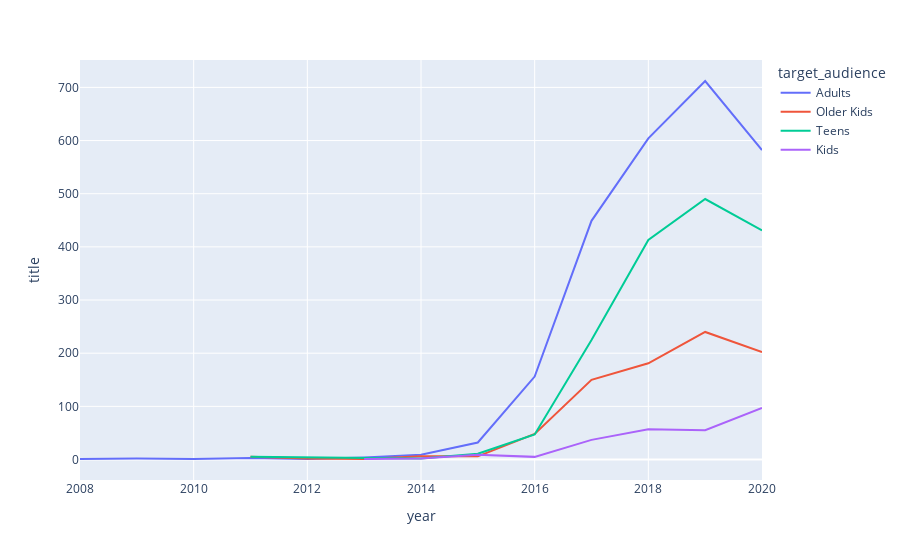

This figure's notebook cell:
### Markdown cell above
## Content added over the years
The next graph shows the number of titles added over time to the platform, since 2014, the added content grows very fast but last year that number took a dip, very likely because of the pandemic. In line with our previous analysis, movies intended to adults and teenagers were the most frequent additions over the years.

### Code cell
viz.dateAddedAnalysis(netflix)

### Figure 1 — Plotly figure (JSON) as saved in the notebook; plotly's stock layout.template omitted (floating-point values rounded to 4 significant figures)
{"data": [{"hovertemplate": "target_audience=Adults<br>year=%{x}<br>title=%{y}<extra></extra>", "legendgroup": "Adults", "line": {"color": "#636efa", "dash": "solid"}, "mode": "lines", "name": "Adults", "orientation": "v", "showlegend": true, "type": "scatter", "x": [2008, 2009, 2010, 2011, 2012, 2013, 2014, 2015, 2016, 2017, 2018, 2019, 2020], "xaxis": "x", "y": [1, 2, 1, 3, 1, 4, 9, 32, 156, 449, 604, 712, 582], "yaxis": "y"}, {"hovertemplate": "target_audience=Older Kids<br>year=%{x}<br>title=%{y}<extra></extra>", "legendgroup": "Older Kids", "line": {"color": "#EF553B", "dash": "solid"}, "mode": "lines", "name": "Older Kids", "orientation": "v", "showlegend": true, "type": "scatter", "x": [2011, 2012, 2013, 2014, 2015, 2016, 2017, 2018, 2019, 2020], "xaxis": "x", "y": [5, 2, 1, 6, 6, 48, 150, 181, 240, 202], "yaxis": "y"}, {"hovertemplate": "target_audience=Teens<br>year=%{x}<br>title=%{y}<extra></extra>", "legendgroup": "Teens", "line": {"color": "#00cc96", "dash": "solid"}, "mode": "lines", "name": "Teens", "orientation": "v", "showlegend": true, "type": "scatter", "x": [2011, 2014, 2015, 2016, 2017, 2018, 2019, 2020], "xaxis": "x", "y": [5, 2, 11, 47, 225, 413, 490, 431], "yaxis": "y"}, {"hovertemplate": "target_audience=Kids<br>year=%{x}<br>title=%{y}<extra></extra>", "legendgroup": "Kids", "line": {"color": "#ab63fa", "dash": "solid"}, "mode": "lines", "name": "Kids", "orientation": "v", "showlegend": true, "type": "scatter", "x": [2013, 2014, 2015, 2016, 2017, 2018, 2019, 2020], "xaxis": "x", "y": [1, 2, 9, 5, 37, 57, 55, 97], "yaxis": "y"}], "layout": {"legend": {"title": {"text": "target_audience"}, "tracegroupgap": 0}, "margin": {"t": 60}, "xaxis": {"anchor": "y", "domain": [0, 1], "title": {"text": "year"}}, "yaxis": {"anchor": "x", "domain": [0, 1], "title": {"text": "title"}}}}
